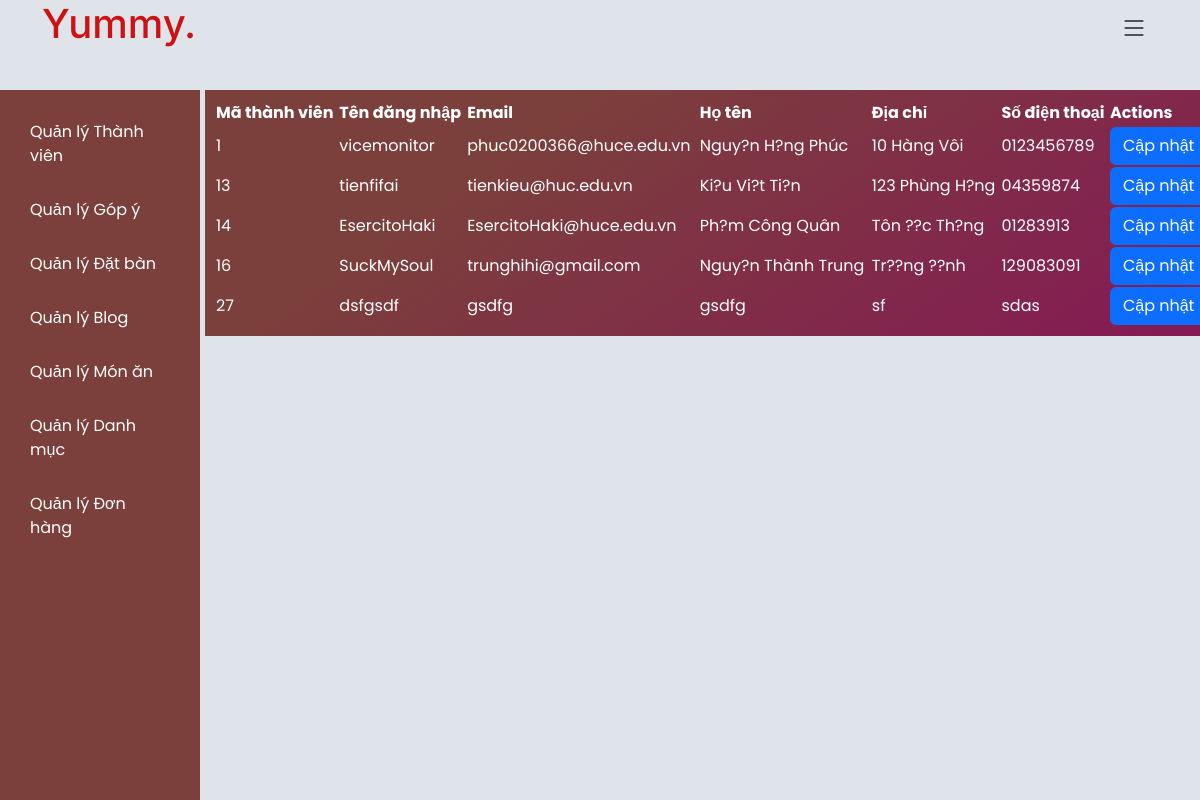
The app's page /admin/admin_home.php?page=admin_users (signed in), older data.
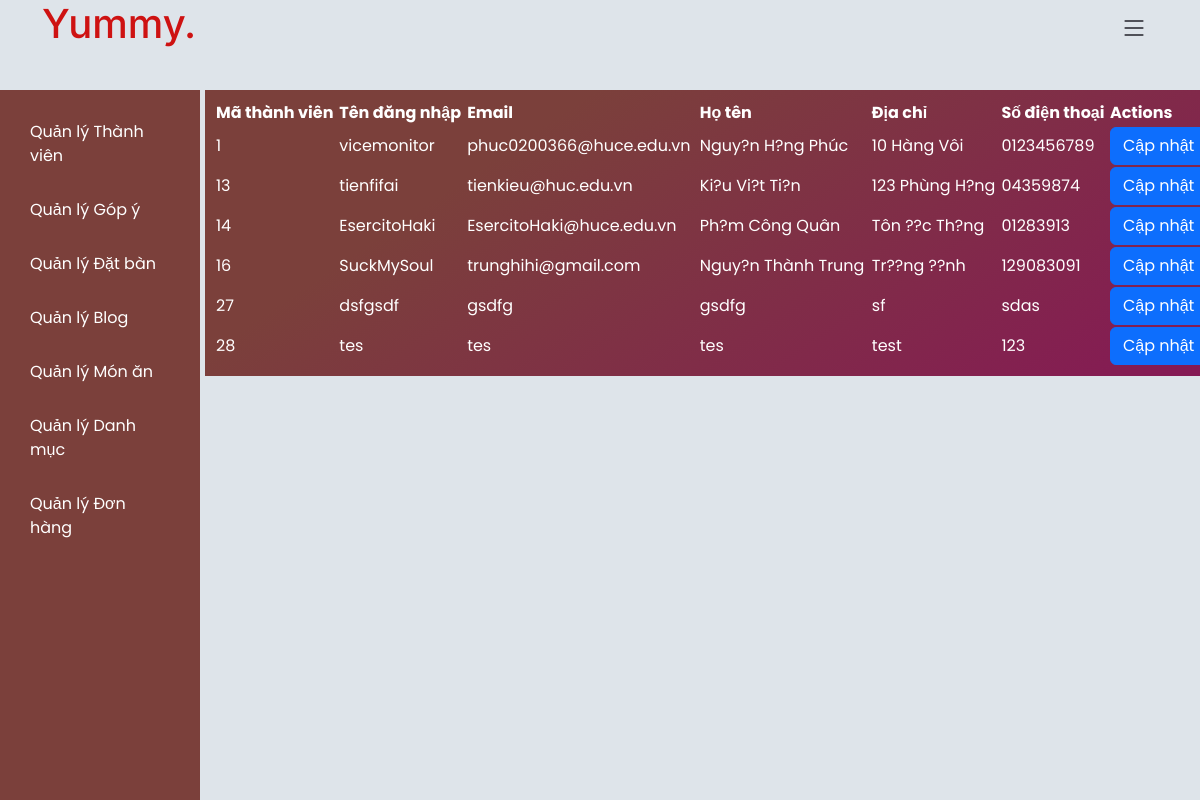
The same page, newer data.
### tables this page shows
CREATE TABLE `thanhvien` (
  `MaThanhVien` int(11) NOT NULL,
  `TenDangNhap` varchar(20) NOT NULL,
  `MatKhau` varchar(20) NOT NULL,
  `HoTen` varchar(255) NOT NULL,
  `DiaChi` varchar(255) NOT NULL,
  `SDT` varchar(10) NOT NULL,
  `Email` varchar(255) NOT NULL
);

### admin/admin_users.php (the view, shortened to what this page needs)
<?php
require_once("../components/connection.php");
$sql = "SELECT * FROM thanhvien";
$result = $conn->query($sql);
?>
<!DOCTYPE html>
<html lang="en">
<head>
</head>
<body>
<?php
if ($result->num_rows > 0) {
?>
    <table width = 100%>
        <tr>
            <th>Mã thành viên</th>
            <th>Tên đăng nhập</th>
            <th>Email</th>
            <th>Họ tên</th>
            <th>Địa chỉ</th>
            <th>Số điện thoại</th>
            <th>Actions</th>
        </tr>
        <?php while($row = $result->fetch_assoc()): ?>
        <tr>
            <td><?php echo $row["MaThanhVien"]; ?></td>
            <td><?php echo $row["TenDangNhap"]; ?></td>
            <td><?php echo $row["Email"]; ?></td>
            <td><?php echo $row["HoTen"]; ?></td>
            <td><?php echo $row["DiaChi"]; ?></td>
            <td><?php echo $row["SDT"]; ?></td>
            <td>
            <button type="button" class="btn btn-primary" onclick="window.location.href='admin_users_edit.php?action=edit&MaThanhVien=<?php echo $row["MaThanhVien"]; ?>'">Cập nhật</button>
            <button type="button" class="btn btn-danger" onclick="if(confirm('Are you sure?')) window.location.href='admin_users_edit.php?action=delete&MaThanhVien=<?php echo $row["MaThanhVien"]; ?>'">Xóa</button>            </td>
        </tr>
        <?php endwhile; ?>
    </table>
<?php
} else {
    echo "Không có thành viên nào.";
}
?>
</body>
</html>

Row changes from the older to the newer data that the page shows:
added thanhvien: MaThanhVien "28", TenDangNhap "tes", Email "tes", HoTen "tes", DiaChi "test", SDT "123"
